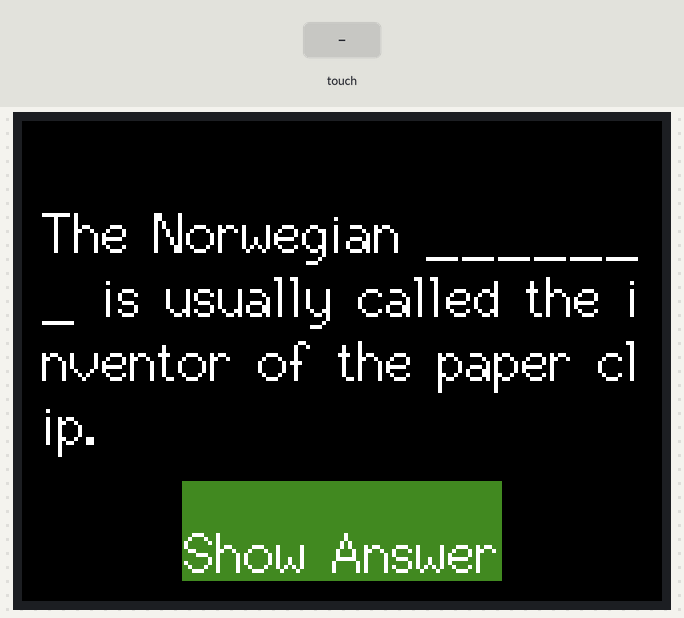
Simulated run of this sketch. Board: ESP32. Parts: 320×240 colour display. Inputs (shaded band) come from the test bench.

Above: at 1.4 s.
1.5 s: touch panel pressed at 38 % / 90 % of its raw x / y range
At 2.7 s:
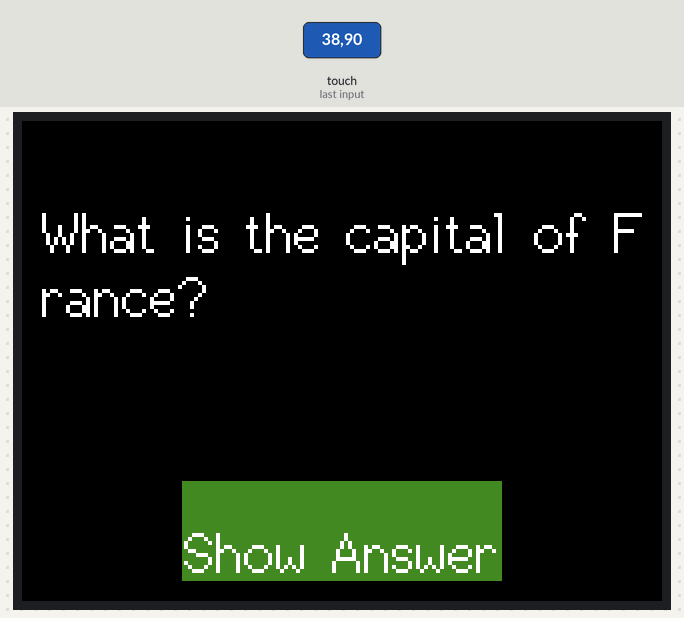
3.1 s: touch panel pressed at 62 % / 90 % of its raw x / y range
At 4.0 s:
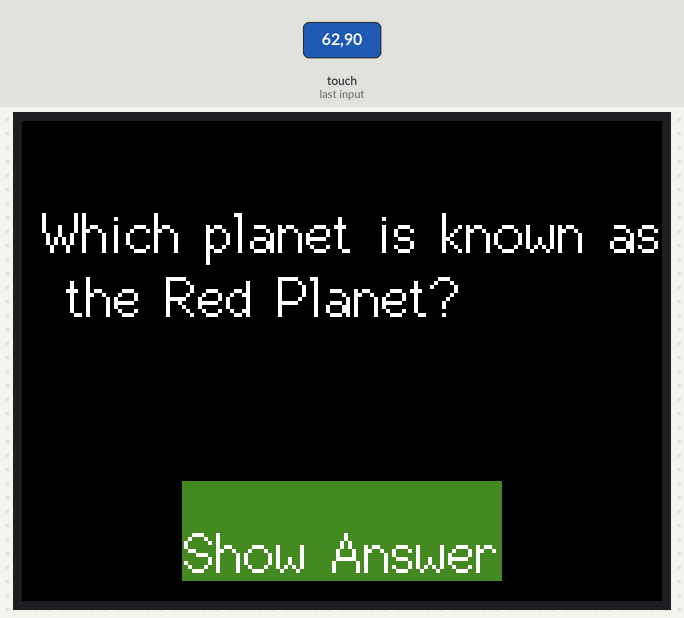
4.7 s: touch panel pressed at 38 % / 90 % of its raw x / y range
At 4.84 s:
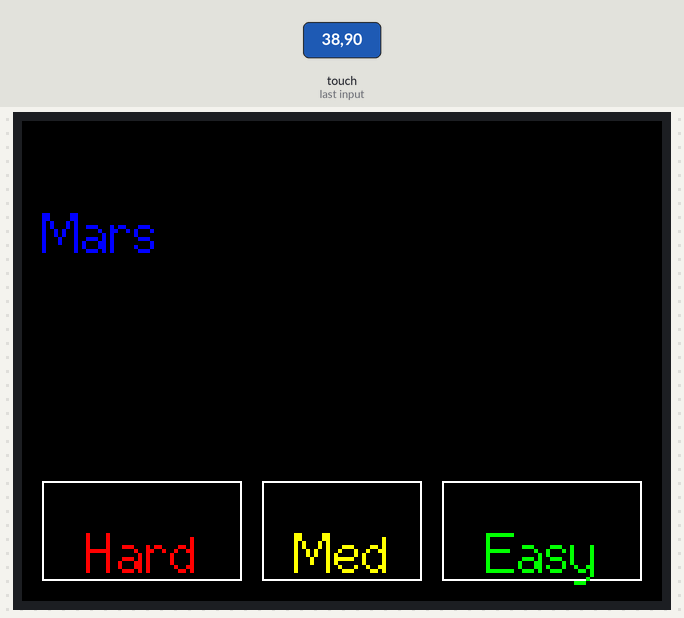
Timing chart, 0 to 7.7 s (numbered marks = the images above; inputs shaded):
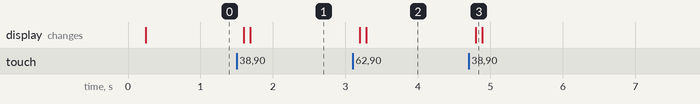

Measured:
- after the input at 1.5 s, the display: first changes after 0.10 s (image 1 shows a later state)
- after the input at 3.1 s, the display: first changes after 0.10 s (image 2 shows a later state)
- after the input at 4.7 s, the display: changes after 0.10 s (image 3)

The sketch:

flashcards.ino
```cpp
#include <M5Core2.h>

// Struct to store flashcard information, including spaced repetition data
struct Flashcard {
    String question;
    String answer;
    float EF;              // Ease Factor
    int interval;          // Current interval in days
    int repetitions;       // Number of repetitions
    unsigned long nextReviewTime;
    bool inLearningPhase;  // To track if it's in the Learning Phase
    bool reviewed;         // Indicates if this card has been reviewed
};

// Initialize the flashcards array with all fields specified
Flashcard flashcards[] = {
    {"The Norwegian _______ is usually called the inventor of the paper clip.", "Johan Vaaler", 2.5f, 1, 0, 0UL, true, false},
    {"What is the capital of France?", "Paris", 2.5f, 1, 0, 0UL, true, false},
    {"Which planet is known as the Red Planet?", "Mars", 2.5f, 1, 0, 0UL, true, false}
};

int currentCardIndex = 0;
int totalCards = sizeof(flashcards) / sizeof(flashcards[0]);
bool showingAnswer = false;
bool allReviewed = false;

// Button Coordinates
int buttonHeight = 50;
int buttonPadding = 10;
int buttonY = M5.Lcd.height() - buttonHeight - buttonPadding;

// Feedback Grades
enum FeedbackGrade { FORGOT = 1, PARTIALLY_RECALLED = 2, RECALLED_WITH_EFFORT = 3, EASILY_RECALLED = 4 };

// Function to split a long string into lines that fit the screen width
void drawWrappedText(String text, int x, int y, int width) {
    int cursorX = x;
    int cursorY = y;
    String currentLine = "";

    for (int i = 0; i < text.length(); i++) {
        char c = text[i];
        currentLine += c;

        int lineWidth = M5.Lcd.textWidth(currentLine);
        if (lineWidth >= width || c == '\n') {
            M5.Lcd.drawString(currentLine, cursorX, cursorY);
            currentLine = "";
            cursorY += M5.Lcd.fontHeight();
        }
    }
    if (currentLine.length() > 0) {
        M5.Lcd.drawString(currentLine, cursorX, cursorY);
    }
}

// Function to update flashcard based on feedback grade
void updateFlashcard(Flashcard &card, int grade) {
    if (card.inLearningPhase) {
        // Learning Phase behavior
        if (grade == FORGOT) {
            card.repetitions = 0;
            card.interval = 1;  // Reset to initial step
        } else if (grade == PARTIALLY_RECALLED) {
            card.repetitions = 0;  // Stay in the current phase
            card.interval = card.interval / 2;
        } else if (grade == RECALLED_WITH_EFFORT || grade == EASILY_RECALLED) {
            card.repetitions += 1;
            if (grade == EASILY_RECALLED || card.repetitions >= 3) {
                card.inLearningPhase = false;  // Move to Exponential Phase
                card.interval = card.interval * card.EF;  // Calculate first interval
            } else {
                card.interval = 6;  // Example: move to next learning step
            }
        }
    } else {
        // Exponential Phase behavior
        if (grade == FORGOT) {
            card.EF -= 0.2;
            if (card.EF < 1.3) card.EF = 1.3;  // EF can't go below 1.3
            card.interval = max(1, int(card.interval * 0.1));  // Lapse interval
            card.inLearningPhase = true;  // Move back to Learning Phase
        } else if (grade == PARTIALLY_RECALLED) {
            card.EF -= 0.15;
            if (card.EF < 1.3) card.EF = 1.3;
            card.interval = int(card.interval * 1.2);
        } else if (grade == RECALLED_WITH_EFFORT) {
            card.interval = int(card.interval * card.EF);
        } else if (grade == EASILY_RECALLED) {
            card.EF += 0.15;
            card.interval = int(card.interval * card.EF * 1.3);  // Apply Easy Bonus
        }
    }

    // Update next review time
    card.nextReviewTime = millis() + (card.interval * 86400000);  // Convert days to milliseconds
    card.reviewed = true;  // Mark as reviewed
}

// Function to handle button clicks
void handleButtonClick(int grade) {
    updateFlashcard(flashcards[currentCardIndex], grade);
    showingAnswer = false;
    showNextFlashcard();
}

// Function to find the next flashcard to show
void showNextFlashcard() {
    unsigned long currentTime = millis();
    int nextCardIndex = -1;
    unsigned long nearestTime = ULONG_MAX;
    allReviewed = true;

    // Find the next card that is due for review
    for (int i = 0; i < totalCards; i++) {
        if (!flashcards[i].reviewed || flashcards[i].nextReviewTime <= currentTime) {
            allReviewed = false;
            if (flashcards[i].nextReviewTime <= currentTime && flashcards[i].nextReviewTime < nearestTime) {
                nearestTime = flashcards[i].nextReviewTime;
                nextCardIndex = i;
            }
        }
    }

    // If a card is found, show it; otherwise, display the next review time message
    if (nextCardIndex != -1) {
        currentCardIndex = nextCardIndex;
        displayFlashcardQuestion();
    } else {
        displayReviewTimeMessage(nearestTime);
    }
}

// Function to display the current question
void displayFlashcardQuestion() {
    M5.Lcd.fillScreen(BLACK);
    M5.Lcd.setTextSize(2);
    M5.Lcd.setTextColor(WHITE);
    M5.Lcd.setTextDatum(TL_DATUM);
    drawWrappedText(flashcards[currentCardIndex].question, 10, 40, M5.Lcd.width() - 20);
    M5.Lcd.fillRect(80, buttonY, 160, buttonHeight, 0x444444);  // Darker grey color
    M5.Lcd.setTextColor(WHITE);
    M5.Lcd.drawCentreString("Show Answer", 160, buttonY + 20, 2);
}

// Function to display the current answer
void displayFlashcardAnswer() {
    M5.Lcd.fillScreen(BLACK);
    M5.Lcd.setTextSize(2);
    M5.Lcd.setTextColor(BLUE);
    M5.Lcd.setTextDatum(TL_DATUM);
    drawWrappedText(flashcards[currentCardIndex].answer, 10, 40, M5.Lcd.width() - 20);

    // Draw feedback buttons
    M5.Lcd.setTextColor(RED);
    M5.Lcd.fillRect(10, buttonY, 100, buttonHeight, BLACK);
    M5.Lcd.drawRect(10, buttonY, 100, buttonHeight, WHITE);
    M5.Lcd.drawCentreString("Hard", 60, buttonY + 20, 2);

    M5.Lcd.setTextColor(YELLOW);
    M5.Lcd.fillRect(120, buttonY, 80, buttonHeight, BLACK);
    M5.Lcd.drawRect(120, buttonY, 80, buttonHeight, WHITE);
    M5.Lcd.drawCentreString("Med", 160, buttonY + 20, 2);

    M5.Lcd.setTextColor(GREEN);
    M5.Lcd.fillRect(210, buttonY, 100, buttonHeight, BLACK);
    M5.Lcd.drawRect(210, buttonY, 100, buttonHeight, WHITE);
    M5.Lcd.drawCentreString("Easy", 260, buttonY + 20, 2);
}

// Function to display the next review time message
void displayReviewTimeMessage(unsigned long nearestTime) {
    M5.Lcd.fillScreen(BLACK);
    M5.Lcd.setTextSize(2);
    M5.Lcd.setTextColor(WHITE);
    M5.Lcd.setTextDatum(TL_DATUM);

    // Calculate the time remaining
    unsigned long currentTime = millis();
    unsigned long timeRemaining = nearestTime - currentTime;
    int days = timeRemaining / 86400000;
    int hours = (timeRemaining % 86400000) / 3600000;
    int minutes = (timeRemaining % 3600000) / 60000;

    // Display the message with proper spacing
    drawWrappedText("All flashcards reviewed! Next review in:", 10, 40, M5.Lcd.width() - 20);
    String timeMessage = String(days) + "d " + String(hours) + "h " + String(minutes) + "m";
    M5.Lcd.drawCentreString(timeMessage, M5.Lcd.width() / 2, 100, 2);
}

void setup() {
    M5.begin();
    M5.Lcd.setTextFont(2);
    showNextFlashcard();
}

void loop() {
    M5.update();

    // Check if the screen is touched
    if (M5.Touch.ispressed()) {
        int touchX = M5.Touch.getPressPoint().x;
        int touchY = M5.Touch.getPressPoint().y;

        // Check which button was pressed
        if (touchY > buttonY && touchY < buttonY + buttonHeight) {
            if (showingAnswer) {
                if (touchX >= 10 && touchX < 110) {
                    handleButtonClick(FORGOT);
                } else if (touchX >= 120 && touchX < 200) {
                    handleButtonClick(PARTIALLY_RECALLED);
                } else if (touchX >= 210 && touchX < 310) {
                    handleButtonClick(EASILY_RECALLED);
                }
            } else {
                if (touchX >= 80 && touchX < 240) {
                    showingAnswer = true;
                    displayFlashcardAnswer();
                }
            }
        }
    }
}
```
